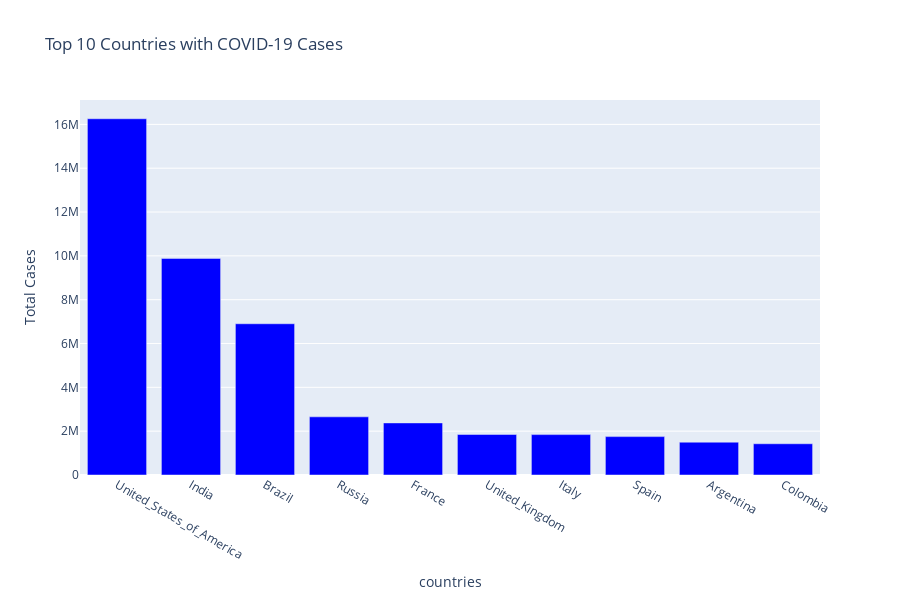

Write notebook code for a chart like this one.
### Code cell
# Top 10 countries - Cases
fig = go.FigureWidget(layout=go.Layout())

px.bar(
    cases_df.head(10),
    x = 'countries',
    y = 'Total Cases',
    title = 'Top 10 Countries with COVID-19 Cases',
    color_discrete_sequence=['blue'],
    height = 600,
    width = 900
)

### Figure 1 — Plotly figure (JSON) as saved in the notebook; plotly's stock layout.template omitted (floating-point values rounded to 4 significant figures)
{"data": [{"alignmentgroup": "True", "hovertemplate": "countries=%{x}<br>Total Cases=%{y}<extra></extra>", "legendgroup": "", "marker": {"color": "blue"}, "name": "", "offsetgroup": "", "orientation": "v", "showlegend": false, "textposition": "auto", "type": "bar", "x": ["United_States_of_America", "India", "Brazil", "Russia", "France", "United_Kingdom", "Italy", "Spain", "Argentina", "Colombia"], "xaxis": "x", "y": [16256754, 9884100, 6901952, 2653928, 2376852, 1849403, 1843712, 1751884, 1498160, 1425774], "yaxis": "y"}], "layout": {"barmode": "relative", "height": 600, "legend": {"tracegroupgap": 0}, "title": {"text": "Top 10 Countries with COVID-19 Cases"}, "width": 900, "xaxis": {"anchor": "y", "domain": [0, 1], "title": {"text": "countries"}}, "yaxis": {"anchor": "x", "domain": [0, 1], "title": {"text": "Total Cases"}}}}
